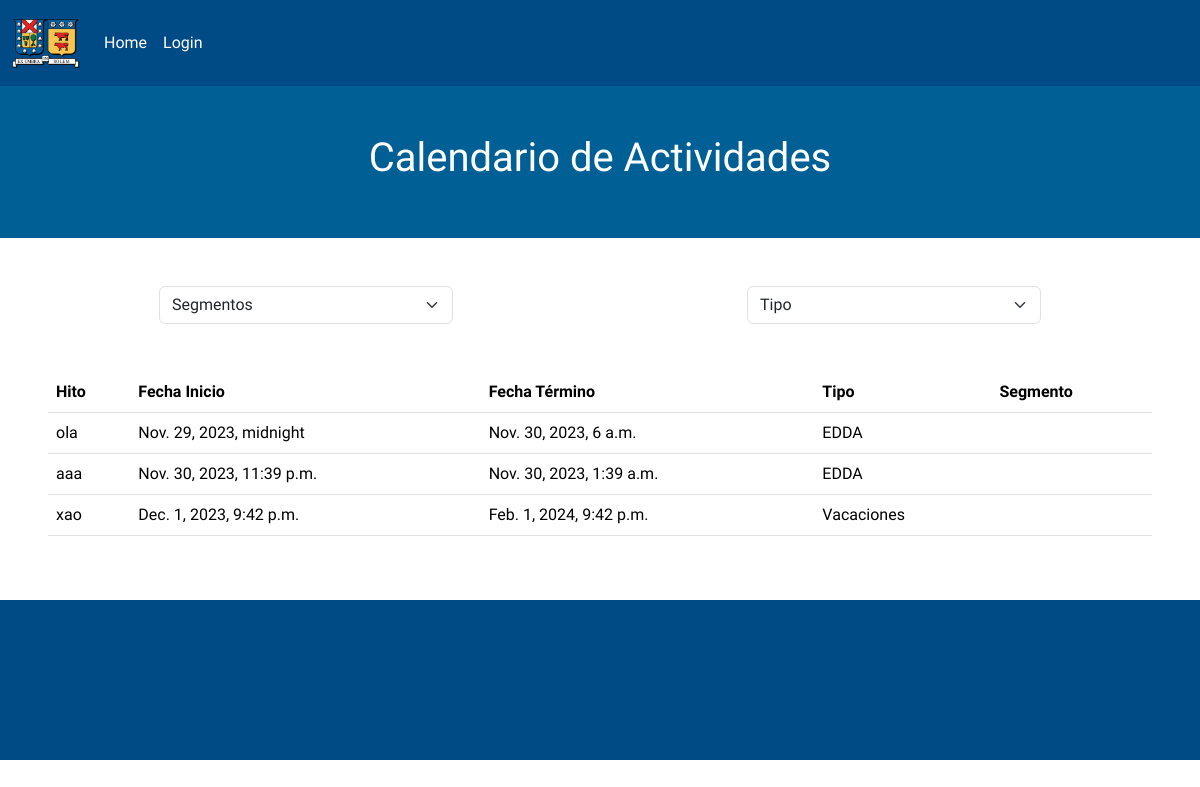
/, run on an earlier commit of the app's database.
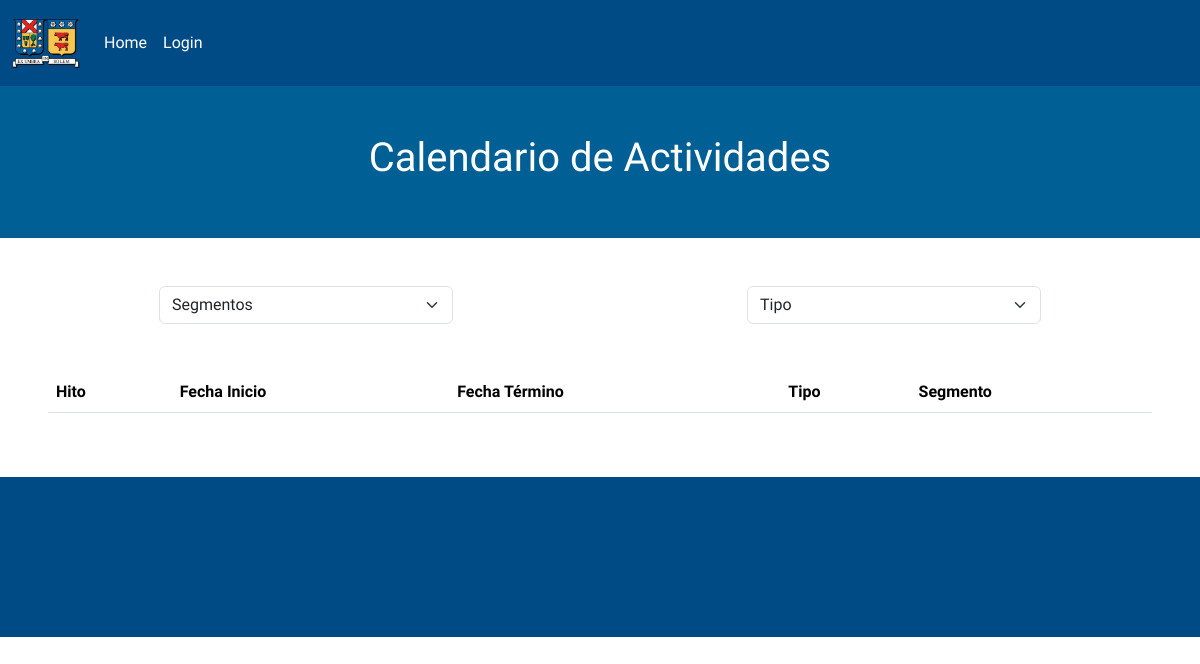
And on a later commit of the database.
### core/models.py (models this page shows, shortened)
class Evento(models.Model):
    TIPO_CHOICES = [
        ("VA","Vacaciones"),
        ("FE","Feriado"),
        ("SS", "Suspensión de actividades"),
        ("SP", "Suspensión de actividades PM"),
        ("PL", "Periodo Lectivo"),
        ("SE", "Suspensión de evaluaciones"),
        ("CE", "Ceremonia"),
        ("ED", "EDDA"),
        ("EV", "Evaluación"),
        ("AY", "Ayudantías"),
        ("HA", "Hito Académico"),
        ("SA", "Secretaría Académica"),
        ("OA", "OAI"),
    ]
    id = models.BigAutoField(primary_key=True)
    fechaInicio = models.DateTimeField(auto_now_add=False)
    fechaTermino = models.DateTimeField(auto_now_add=False)
    titulo = models.CharField(max_length=55)
    descripcion = models.CharField(max_length=100)
    tipo = models.CharField(max_length=2, choices=TIPO_CHOICES)
    segmento = models.ManyToManyField(Segmento)

### core/views.py (the view, shortened to what this page needs)
# urls.py: 2. Add a URL to urlpatterns:  path('', views.home, name='home')
def home(request):
    title = "Home"
    segmentos = Segmento.objects.all()
    segmento_seleccionado = request.GET.get("segmento")
    tipos = Evento.TIPO_CHOICES
    tipo_seleccionado = request.GET.get("tipo")
    segmento_usuario = None
    username = 'Anónimo'
    eventos_segmento = None
    fecha_usuario = timezone.now()
    segmento_dev = None
    if (segmento_seleccionado == 'Todos' or segmento_seleccionado is None) and (tipo_seleccionado == 'Todos' or tipo_seleccionado is None):
        eventos = Evento.objects.filter(fechaInicio__gte=timezone.now()).order_by('fechaInicio')
    data = {
        "title": title,
        "eventos": eventos,
        "segmentos" :segmentos,
        "tipos": tipos,
        "segmento_seleccionado": segmento_seleccionado,
        "tipo_seleccionado": tipo_seleccionado,
        "segmento_usuario": segmento_usuario,
        "username": username,
        "eventos_segmento": eventos_segmento,
        "fecha_usuario": fecha_usuario,
        'segmento_dev': segmento_dev
    }
    return render(request, 'core/home.html', data)

### core/templates/core/home.html (shortened to what this page needs)
{% extends 'core/base.html' %}
{% block content %}
{% load static %}
{% include 'core/calendario.html' %}
<div class="row my-5">
    <form method="GET" action="{% url 'home' %}" class="d-md-flex justify-content-around">
      <div class="col-md-3 col">
        <select class="form-select" name="segmento" onchange="this.form.submit()">
          <option value="Todos"
                  >
                Segmentos
          </option>
        </select>
      </div>
      <div class="col-md-3 col">
        <select class="form-select" name="tipo" onchange="this.form.submit()">
          <option value="Todos"
                    >
                  Tipo
            </option>
        </select>
      </div>
    </form>
</div>
<div class="row my-5 px-5" id="tabla">
  <table class="table">
    <thead>
      <tr>
        <th scope="col">Hito</th>
        <th scope="col">Fecha Inicio</th>
        <th scope="col">Fecha Término</th>
        <th scope="col">Tipo</th>
        <th scope="col">Segmento</th>
      </tr>
    </thead>
    <tbody>
      {% for evento in eventos %}
        <tr>
          {% if evento.fechaInicio|date:"Y" == fecha_usuario|date:"Y" %}
            <td>{{ evento.titulo }}</td>
            <td>{{ evento.fechaInicio }}</td>
            <td>{{ evento.fechaTermino}}</td>
            <td>{{ evento.get_tipo_display }}</td>
            <td>
            </td>
          {% endif %}
        </tr>
      {% endfor %}
    </tbody>
  </table>
</div>
{% endblock %}

### core/templates/core/base.html (shortened to what this page needs)
{% load static %}
<!doctype html>
<html lang="en">
  <head>
    <link href="https://cdn.jsdelivr.net/npm/bootstrap@5.3.2/dist/css/bootstrap.min.css" rel="stylesheet">
    <link href='https://cdn.jsdelivr.net/npm/bootstrap-icons@1.8.1/font/bootstrap-icons.css' rel='stylesheet'>
    <link rel="stylesheet" href="{% static 'core/css/styles.css' %}">
  </head>
  <body>
    <div class="container-fluid">
      <div class="row">
        <nav class="navbar navbar-expand-lg" style="background: #004B85;">
            <div class="container-fluid">
              <a class="navbar-brand" href="{% url 'home' %}">
                <img src="{% static 'core/img/Logo_UTFSM.png' %}" class="img-fluid" style="max-height: 60px;" alt="">
              </a>
              <div class="collapse navbar-collapse" id="navbarNavAltMarkup">
                <div class="navbar-nav">
                  <a class="nav-link text-white" aria-current="page" href="{% url 'home' %}">Home</a>
                  {% if user.is_authenticated %}
                    {% if user.is_superuser %}
                      <a class="nav-link text-white" href="{% url 'admin:index' %}" target="_blank">Administración</a>
                    {% elif segmento_dev != None %}
                      <a class="nav-link text-white" href="/rest/evento/" target="_blank">Gestión Eventos</a>
                    {% endif %}
                    <a class="nav-link text-white" href="logout">Logout, {{username}}</a>
                  {% else %}
                    <a class="nav-link text-white" href="{% url 'login' %}">Login</a>
                  {% endif %}
                </div>
              </div>
            </div>
          </nav>
      </div>
        {% block content %}
        {% endblock %}
    </div>
    <footer style="height: 20vh; width: 100%; background: #004B85;">
    </footer>
  </body>
</html>

### core/templates/core/calendario.html (shortened to what this page needs)
{% load static %}
<div class="row"style="background: #005f94;">
    <div class="card border-0 d-none d-md-block text-center p-5" style="max-height: 90vh; width: 100%; background: #005f94;">
      <div class="card-overlay">
        <h1 class="card-title text-white">Calendario de Actividades</h1>
      </div>
    </div>
</div>

### core/static/core/css/styles.css (style rules this page uses)
body { font-family: 'Montserrat', sans-serif; font-family: 'Raleway', sans-serif; font-family: 'Roboto Condensed', sans-serif; font-family: 'Staatliches', sans-serif; }

What changed in the data, as far as the page shows it:
no longer on this page (row edited): Evento: titulo "ola", fechaInicio "Nov. 29, 2023, midnight", fechaTermino "Nov. 30, 2023, 6 a.m.", tipo "EDDA"
removed Evento: titulo "aaa", fechaInicio "Nov. 30, 2023, 11:39 p.m.", fechaTermino "Nov. 30, 2023, 1:39 a.m.", tipo "EDDA"
removed Evento: titulo "xao", fechaInicio "Dec. 1, 2023, 9:42 p.m.", fechaTermino "Feb. 1, 2024, 9:42 p.m.", tipo "Vacaciones"
